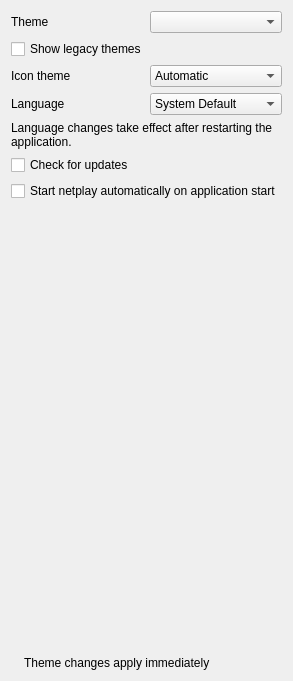
             <widget class="QWidget" name="tab_3">
              <attribute name="title">
               <string>General</string>
              </attribute>
              <layout class="QVBoxLayout" name="verticalLayout_7">
               <item>
                <layout class="QHBoxLayout" name="horizontalLayout_13">
                 <item>
                  <widget class="QLabel" name="label_12">
                   <property name="text">
                    <string>Theme</string>
                   </property>
                  </widget>
                 </item>
                 <item>
                 <widget class="QComboBox" name="themeComboBox">
                  </widget>
                 </item>
                </layout>
               </item>
               <item>
                <widget class="QCheckBox" name="showLegacyThemesCheckBox">
                 <property name="text">
                  <string>Show legacy themes</string>
                 </property>
                </widget>
               </item>
               <item>
                <layout class="QHBoxLayout" name="horizontalLayout_14">
                 <item>
                  <widget class="QLabel" name="label_13">
                   <property name="text">
                    <string>Icon theme</string>
                   </property>
                  </widget>
                 </item>
                 <item>
                  <widget class="QComboBox" name="iconThemeComboBox">
                   <item>
                    <property name="text">
                     <string>Automatic</string>
                    </property>
                   </item>
                   <item>
                    <property name="text">
                     <string>White</string>
                    </property>
                   </item>
                   <item>
                    <property name="text">
                     <string>Black</string>
                    </property>
                   </item>
                  </widget>
                 </item>
               </layout>
               </item>
               <item>
                <layout class="QHBoxLayout" name="languageLayout">
                 <item>
                  <widget class="QLabel" name="languageLabel">
                   <property name="text">
                    <string>Language</string>
                   </property>
                  </widget>
                 </item>
                 <item>
                  <widget class="QComboBox" name="languageComboBox">
                   <item>
                    <property name="text">
                     <string>System Default</string>
                    </property>
                   </item>
                   <item>
                    <property name="text">
                     <string>English</string>
                    </property>
                   </item>
                   <item>
                    <property name="text">
                     <string>Japanese</string>
                    </property>
                   </item>
                  </widget>
                 </item>
                </layout>
               </item>
               <item>
                <widget class="QLabel" name="languageRestartNoteLabel">
                 <property name="text">
                  <string>Language changes take effect after restarting the application.</string>
                 </property>
                 <property name="wordWrap">
                  <bool>true</bool>
                 </property>
                </widget>
               </item>
               <item>
                <widget class="QCheckBox" name="checkForUpdatesCheckBox">
                 <property name="text">
                  <string>Check for updates</string>
                 </property>
                </widget>
               </item>
               <item>
                <widget class="QCheckBox" name="autoStartNetplayOnStartupCheckBox">
                 <property name="text">
                  <string>Start netplay automatically on application start</string>
                 </property>
                </widget>
               </item>
               <item>
                <spacer name="verticalSpacer_6">
                 <property name="orientation">
                  <enum>Qt::Orientation::Vertical</enum>
                 </property>
                 <property name="sizeHint" stdset="0">
                  <size>
                   <width>20</width>
                   <height>449</height>
                  </size>
                 </property>
                </spacer>
               </item>
               <item>
                <layout class="QHBoxLayout" name="emulationInfoLayout_5">
                 <item>
                  <widget class="QLabel" name="infoIconLabel_7">
                   <property name="sizePolicy">
                    <sizepolicy hsizetype="Minimum" vsizetype="Preferred">
                     <horstretch>0</horstretch>
                     <verstretch>0</verstretch>
                    </sizepolicy>
                   </property>
                   <property name="text">
                    <string/>
                   </property>
                   <property name="pixmap">
                    <pixmap>:/newPrefix/Resource/Info.ico</pixmap>
                   </property>
                   <property name="wordWrap">
                    <bool>false</bool>
                   </property>
                  </widget>
                 </item>
                 <item>
                  <widget class="QLabel" name="label_91">
                   <property name="sizePolicy">
                    <sizepolicy hsizetype="Expanding" vsizetype="Minimum">
                     <horstretch>0</horstretch>
                     <verstretch>0</verstretch>
                    </sizepolicy>
                   </property>
                   <property name="midLineWidth">
                    <number>1</number>
                   </property>
                   <property name="text">
                    <string>Theme changes apply immediately</string>
                   </property>
                   <property name="textFormat">
                    <enum>Qt::TextFormat::PlainText</enum>
                   </property>
                  </widget>
                 </item>
                </layout>
               </item>
              </layout>
             </widget>
